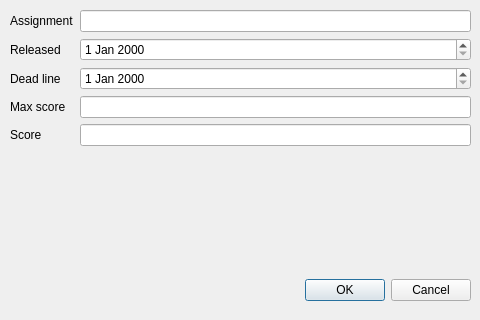
<?xml version="1.0" encoding="UTF-8"?>
<ui version="4.0">
 <class>NewAssignment</class>
 <widget class="QDialog" name="NewAssignment">
  <property name="geometry">
   <rect>
    <x>0</x>
    <y>0</y>
    <width>480</width>
    <height>320</height>
   </rect>
  </property>
  <property name="windowTitle">
   <string>Dialog</string>
  </property>
  <widget class="QDialogButtonBox" name="buttonBox">
   <property name="geometry">
    <rect>
     <x>250</x>
     <y>270</y>
     <width>221</width>
     <height>41</height>
    </rect>
   </property>
   <property name="orientation">
    <enum>Qt::Horizontal</enum>
   </property>
   <property name="standardButtons">
    <set>QDialogButtonBox::Cancel|QDialogButtonBox::Ok</set>
   </property>
  </widget>
  <widget class="QWidget" name="formLayoutWidget">
   <property name="geometry">
    <rect>
     <x>10</x>
     <y>10</y>
     <width>461</width>
     <height>261</height>
    </rect>
   </property>
   <layout class="QFormLayout" name="formLayout">
    <item row="0" column="0">
     <widget class="QLabel" name="titleLabel">
      <property name="text">
       <string>Assignment</string>
      </property>
     </widget>
    </item>
    <item row="1" column="0">
     <widget class="QLabel" name="relDateLabel">
      <property name="text">
       <string>Released</string>
      </property>
     </widget>
    </item>
    <item row="2" column="0">
     <widget class="QLabel" name="dlDateLabel">
      <property name="text">
       <string>Dead line</string>
      </property>
     </widget>
    </item>
    <item row="3" column="0">
     <widget class="QLabel" name="maxScoreLabel">
      <property name="text">
       <string>Max score</string>
      </property>
     </widget>
    </item>
    <item row="4" column="0">
     <widget class="QLabel" name="scoreLabel">
      <property name="text">
       <string>Score</string>
      </property>
     </widget>
    </item>
    <item row="0" column="1">
     <widget class="QLineEdit" name="titleLineEdit"/>
    </item>
    <item row="1" column="1">
     <widget class="QDateEdit" name="relDateEdit"/>
    </item>
    <item row="2" column="1">
     <widget class="QDateEdit" name="dlDateEdit"/>
    </item>
    <item row="3" column="1">
     <widget class="QLineEdit" name="maxScoreLineEdit"/>
    </item>
    <item row="4" column="1">
     <widget class="QLineEdit" name="scoreLineEdit"/>
    </item>
   </layout>
  </widget>
 </widget>
 <resources/>
 <connections>
  <connection>
   <sender>buttonBox</sender>
   <signal>accepted()</signal>
   <receiver>NewAssignment</receiver>
   <slot>accept()</slot>
   <hints>
    <hint type="sourcelabel">
     <x>248</x>
     <y>254</y>
    </hint>
    <hint type="destinationlabel">
     <x>157</x>
     <y>274</y>
    </hint>
   </hints>
  </connection>
  <connection>
   <sender>buttonBox</sender>
   <signal>rejected()</signal>
   <receiver>NewAssignment</receiver>
   <slot>reject()</slot>
   <hints>
    <hint type="sourcelabel">
     <x>316</x>
     <y>260</y>
    </hint>
    <hint type="destinationlabel">
     <x>286</x>
     <y>274</y>
    </hint>
   </hints>
  </connection>
 </connections>
</ui>
